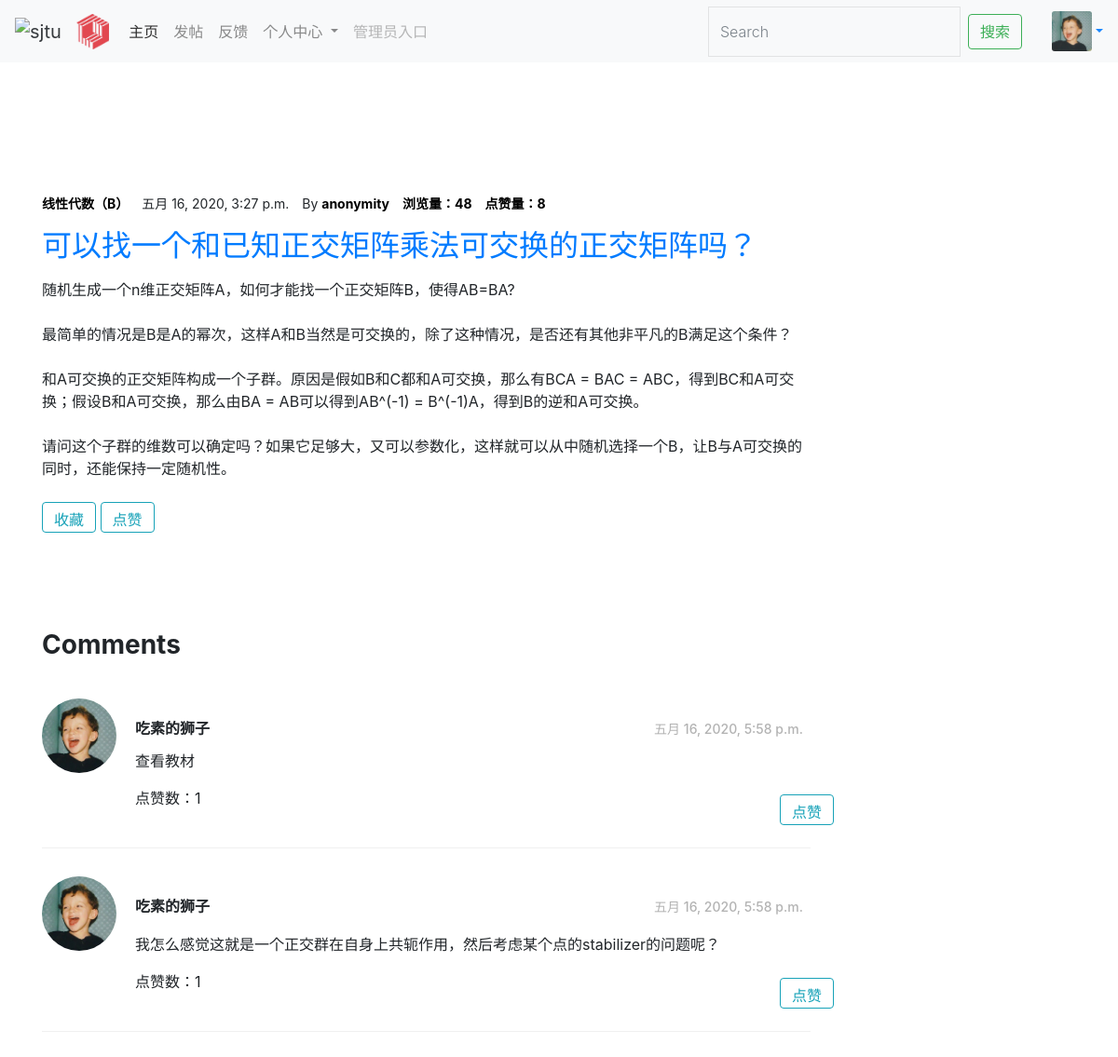
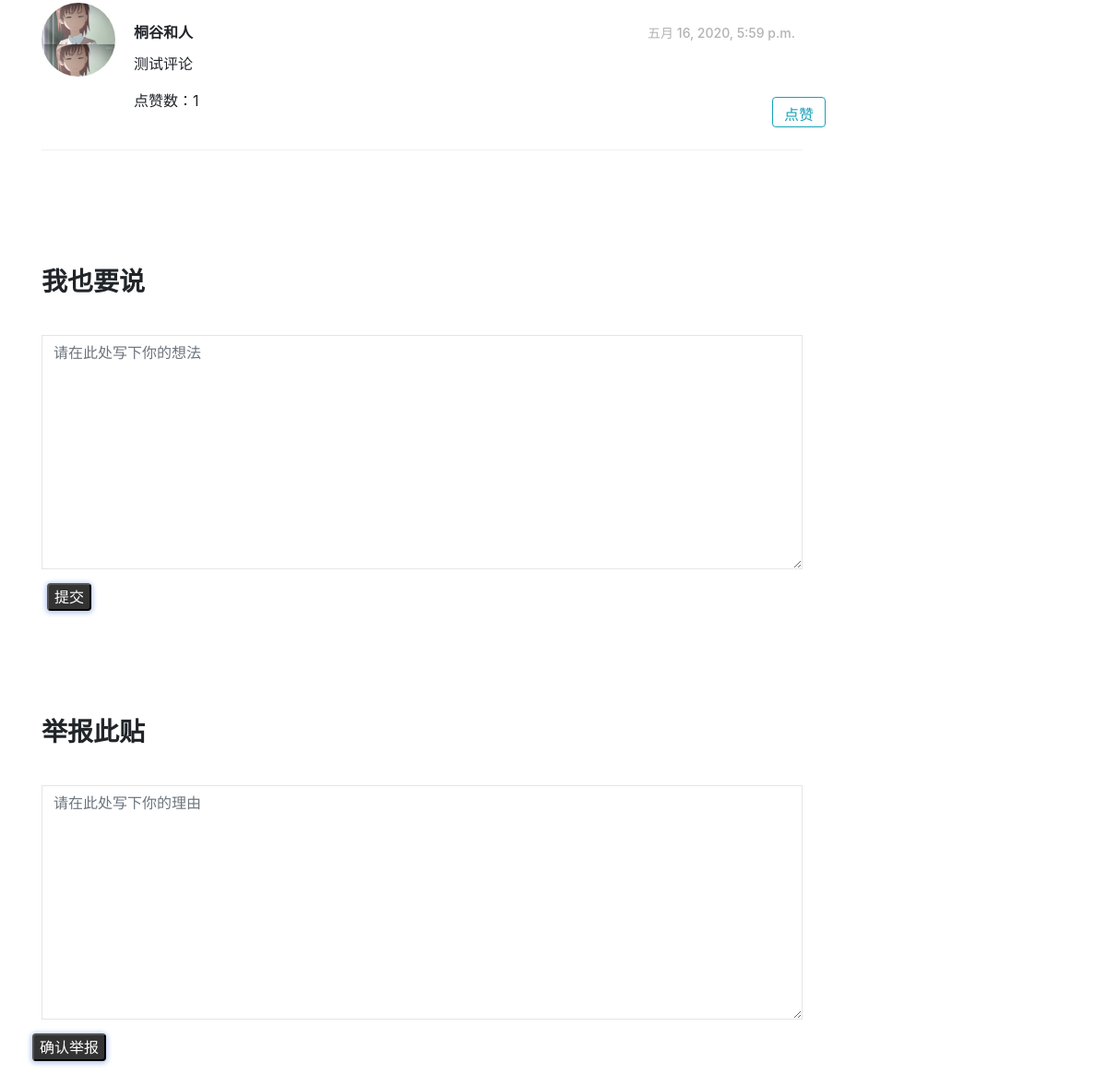
Page /qas_system/question/7/ (signed in) on the committed database (2 pictures, top to bottom).
### qas_system/models.py (models this page shows, shortened)
class User(models.Model):
    user_name = models.CharField(verbose_name='用户名', max_length=30, blank=False, unique=True)
    password = models.CharField(verbose_name='密码', max_length=30, blank=False)
    avatar = models.ImageField(upload_to='avatar/', verbose_name='头像', blank=True, null=True)
    email = models.CharField(max_length=20, default='', verbose_name='邮箱', blank=True, null=True)
    bio = models.TextField(max_length=500, default='', verbose_name='个人简介', blank=True, null=True)
    college = models.CharField(max_length=30, default='', verbose_name='学院', blank=True, null=True)
    major = models.CharField(max_length=20, default='', verbose_name='专业', blank=True, null=True)
    grade = models.CharField(max_length=20, default='', verbose_name='年级', blank=True, null=True)
    sex = models.CharField(max_length=2, default='', verbose_name='性别', blank=True, null=True)
    collect_question = models.ManyToManyField('Question')
    def __str__(self):
        return self.user_name

class Question(models.Model):
    question_title = models.CharField(verbose_name='标题', max_length=30, blank=False)
    question_text = RichTextField(verbose_name='具体描述')
    question_subject = models.ForeignKey('Subject', verbose_name='科目', on_delete=models.CASCADE)
    pub_date = models.DateTimeField(auto_now=True, verbose_name='提问日期')
    page_views = models.PositiveIntegerField(default=0, verbose_name='浏览量')
    questioner = models.ForeignKey('User', verbose_name='提问者', on_delete=models.CASCADE)
    good_num = models.IntegerField(default=0, verbose_name='点赞量')

class Subject(models.Model):
    name = models.CharField(max_length=30, unique=True, verbose_name='科目名称')
    def __str__(self):
        return self.name

class Comment(models.Model):
    question = models.ForeignKey('Question', verbose_name='问题', on_delete=models.CASCADE, related_name='comments')
    comment_text = RichTextField(verbose_name='评论内容')
    pub_date = models.DateTimeField(auto_now=True, verbose_name='评论时间')
    good_num = models.IntegerField(default=0, verbose_name='点赞量')
    comment_person = models.ForeignKey('User', verbose_name='评论者', on_delete=models.CASCADE, related_name='comments')
    class Meta:
        ordering = ('pub_date',)

### qas_system/views.py (the view)
# urls.py: path('question/<int:id>/', views.test_questionpage_ly, name='question_detail'),
def test_questionpage_ly(request, id):
    question = models.Question.objects.get(id=id)
    question.page_views += 1
    question.save(update_fields=['page_views'])
    comments = Comment.objects.filter(question=id)
    tipoffs = Tipoff.objects.filter(question=id)
    try:
        user = models.User.objects.get(id=request.session['user_id'])
    except KeyError:
        user = None
    context = {'question': question, 'comments': comments, 'tipoffs': tipoffs, 'user': user}
    return render(request, 'question_detail.html', context)

### templates/question_detail.html (shortened to what this page needs)
{% extends 'base.html' %}
{% load static %}
{% block link_before %}
    <link rel="stylesheet" href="{% static 'font-awesome-4.7.0/css/font-awesome.min.css' %}">
{% endblock %}
{% block link_after %}
    <link rel="stylesheet" href="{% static 'mycss/style.css' %}">
{% endblock %}
{% block content %}
<div id="colorlib-container">
			<div class="container">
				<div class="row">
					<div class="col-md-9 content">
						<div class="row row-pb-lg">
							<div class="col-md-12">
								<div class="blog">
									<div class="desc">
										<p class="meta">
											<span class="sub"><a href="#">{{ question.question_subject }}</a></span>
											<span class="date">{{ question.pub_date }}</span>
											<span class="questioner">By <a href="#">{{ question.questioner }}</a></span>
                                            <span class="questioner"><a href="#">浏览量：{{ question.page_views }}</a></span>
                                            <span class="question"><a href="#">点赞量：{{ question.good_num }}</a></span>
										</p>
										<h2><a href="#">{{ question.question_title }}</a></h2>
                                        <p>{{ question.question_text | safe }}</p>
                                    </div>
                                    <div align="left">
                                        <button style="height: 33px" class="btn btn-outline-info my-2 my-sm-2" type="submit" onclick="javascrtpt:window.location.href='{% url 'qas_system:question_fav' question.id %}' ">收藏</button>
                                        <button style="height: 33px" class="btn btn-outline-info my-2 my-sm-2" type="submit" onclick="javascrtpt:window.location.href='{% url 'qas_system:question_good' question.id %}' ">点赞</button>
                                        <a>&nbsp;</a>
                                    </div>
								</div>
							</div>
						</div>
                        <div class="row row-pb-lg">
							<div class="col-md-12">
								<h2 class="comment-heading">Comments</h2>
                             {% if not comments %}
                             <div style="text-align: center" class="text-black-50">
                                 暂无评论</div>
                            {% else %}
                                {% for commenti in comments %}
                                    <div class="review">
                                    {% if commenti.comment_person.avatar %}
                                        <div class="user-img" style="background-image: url('{{commenti.comment_person.avatar.url}}'); background-size: contain " > </div>
                                    {% else %}
                                        <img width="80" height="80" src="/media/avatar/default0.jpg" class="img-circle"/>
                                    {% endif %}
                                    <div class="desc py-3">
                                        <h4>
                                            <span class="text-left"><strong>{{commenti.comment_person}}</strong></span>
                                            <span class="text-right">{{ commenti.pub_date }}</span>
                                        </h4>
                                        <p>{{ commenti.comment_text | safe}}</p>
                                        <div class="row justify-content-between">
                                            <div class="col-4 ">点赞数：{{ commenti.good_num }}</div>
                                                <div class="col-1 icon-wrapper ">
                                                    <button style="height: 33px" class="btn btn-outline-info my-2 my-sm-2" type="submit" onclick="javascrtpt:window.location.href='{% url 'qas_system:comment_good' question.id commenti.id %}' ">点赞</button>
                                                </div>
                                        </div>
                                    </div>
                                    </div>
                                {% endfor %}
                            {% endif %}
                            </div>
							</div>
                        <div class="row">
							<div class="col-md-12">
                                <h2 class="comment-heading"><strong>我也要说</strong></h2>
								<form action="{% url 'qas_system:question_comment' question.id %}" method="post">
									<div class="row form-group">
										<div class="col-md-12">
											<textarea id="comment_text" name="comment_text" cols="30" rows="10" class="form-control" placeholder="请在此处写下你的想法"></textarea>
										</div>
									</div>
									<div class="form-group">
										<div class="btn-contain">
                                            <button type="submit" class="submit_btn">提交</button>
                                            <span class="btn-particles"></span>
                                        </div>
									</div>
								</form>
							</div>
						</div>
                        <div class="row">
							<div class="col-md-12">
                                <h2 class="comment-heading"><strong>举报此贴</strong></h2>
								<form action="{% url 'qas_system:question_tipoff' question.id %}" method="post">
									<div class="row form-group">
										<div class="col-md-12">
											<textarea id="reason" name="comment_text" cols="30" rows="10" class="form-control" placeholder="请在此处写下你的理由"></textarea>
										</div>
									</div>
									<div class="form-group">
										<div class="btn-contain">
                                            <button type="submit" class="submit_btn">确认举报</button>
                                            <span class="btn-particles"></span>
                                        </div>
									</div>
								</form>
							</div>
						</div>
                    </div>
                </div>
			</div>
</div>
{% endblock %}

### templates/base.html (shortened to what this page needs)
<!DOCTYPE html>
<html lang="en">
<head>
    {% load static %}
    {% block link_before %}{% endblock %}
    <link rel="stylesheet" href="{% static 'bootstrap-4.1.3-dist/css/bootstrap.min.css' %}">
    <link rel="stylesheet" href="{% static 'bootstrap-4.4.1/css/bootstrap.min.css' %}">
    <link rel="stylesheet" href="{% static 'mycss/header.css' %}">
    {% block link_after %}{% endblock %}
</head>
<body>
    {% include 'header.html' %}
    <div>&nbsp;</div>
    <div>&nbsp;</div>
    <div>&nbsp;</div>
    <div>&nbsp;</div>
    {% block content %}{% endblock %}
</body>
</html>

### templates/header.html (shortened to what this page needs)
<nav class="navbar navbar-expand-lg navbar-light bg-light header">
  <a class="navbar-brand" >
      <img src="http://vi.sjtu.edu.cn/uploads/files/caf2f5045c47308250fab3812dfe2003-6896b91594f238b24e67696224948251.png" alt="sjtu">
      <img alt="qas logo" style="width: 35px; height:38px">
      <a>&nbsp;&nbsp;&nbsp;</a>
  </a>
  <div class="collapse navbar-collapse" id="navbarSupportedContent">
    <ul class="navbar-nav mr-auto">
      <li class="nav-item active">
        <a class="nav-link" href="/qas_system/all_question">主页 <span class="sr-only">(current)</span></a>
      </li>
      <li class="nav-item">
        <a class="nav-link" href="/qas_system/createq">发帖</a>
      </li>
      <li class="nav-item">
        <a class="nav-link" href="">反馈</a>
      </li>
      <li class="nav-item dropdown">
        <a class="nav-link dropdown-toggle" href="#" id="navbarDropdown" role="button" data-toggle="dropdown" aria-haspopup="true" aria-expanded="false">
          个人中心
        </a>
      </li>
      <li class="nav-item">
        <a class="nav-link disabled" href="/admin" tabindex="-1" aria-disabled="true">管理员入口</a>
      </li>
    </ul>
    <form class="form-inline my-2 my-lg-0" action="/qas_system/search_keyword/" >
      <input class="form-control mr-sm-2" type="search" placeholder="Search" aria-label="Search">
      <button class="btn btn-outline-success my-2 my-sm-0" type="submit" onclick="javascrtpt:window.location.href='/qas_system/search_keyword' ">搜索</button>
    </form>
    <a>&nbsp;&nbsp;&nbsp;&nbsp;&nbsp;&nbsp;&nbsp;</a>
	    {% if user.avatar %}
            <img src="{{ user.avatar.url }}" class="card-img" style="width: 43px; height: 43px"/>
            <a>&nbsp;</a>
            <div class="dropdown" >
            <a class="dropdown-toggle" href="#" id="Dropdown2"  data-toggle="dropdown" aria-haspopup="true" aria-expanded="false"></a>
            </div>
        {% else %}
            <a href="/qas_system/login/">登录</a>
        {% endif %}
  </div>
</nav>

### static/mycss/header.css (style rules this page uses)
.navbar a img { width: 50px; height: 50px; }
.header { width:100%; height: 67px; position:fixed; top:0px; left:0px; z-index: 100; opacity: 90%; }

### static/mycss/style.css (style rules this page uses)
.row-pb-lg { padding-bottom: 6em !important; }
#colorlib-container { padding: 7em 0; clear: both; }
.blog .desc .meta { font-size: 14px; }
.blog .desc .meta span { padding-right: 10px; }
.blog .desc .meta span a { color: #000; font-weight: 700; }
.comment-heading { font-weight: 700; font-size: 28px; margin-bottom: 40px; }
.form-control { -webkit-box-shadow: none; -moz-box-shadow: none; -ms-box-shadow: none; -o-box-shadow: none; box-shadow: none; border: none; font-size: 16px !important; font-weight: 300; -webkit-border-radius: 0px; -moz-border-radius: 0px; -ms-border-radius: 0px; border-radius: 0px; }
.form-control { -webkit-box-shadow: none; box-shadow: none; background: transparent; border: 1px solid rgba(0, 0, 0, 0.1); height: 54px; font-size: 18px; font-weight: 300; }
.form-group { margin-bottom: 30px; }
.review { width: 100%; float: left; margin-bottom: 30px; border-bottom: 1px solid #f0f0f0; }
.review .user-img { width: 80px; height: 80px; -webkit-border-radius: 50%; -moz-border-radius: 50%; -ms-border-radius: 50%; border-radius: 50%; float: left; }
.review .desc { width: calc(100% - 100px); float: right; }
.review .desc h4 { width: 100%; margin-bottom: 10px; }
.review .desc h4 span { width: 49%; display: inline-block; }
.review .desc h4 span:first-child { font-size: 16px; }
.review .desc h4 span:last-child { font-size: 14px; color: #b3b3b3; }
.icon-wrapper, .icon-wrapper-2 { font-size: 25px; text-align: right; position: relative; cursor: pointer; display: inline-block; }
.btn-contain { width: 200px; height: 100px; position: relative; transform: translate(-35%,-50%); }
.submit_btn { position: absolute; top: 50%; left: 50%; transform: translate(-50%, -50%); border-radius: 4px; background: #333; text-align: center; z-index: 10; transition: 0.2s; cursor: pointer; color: #fff; box-shadow: 0px 1px 5px 2px #BFCEEF; }
.btn-particles { width: 100px; height: 100px; position: absolute; border-radius: 50%; color: #eee; font-family: monospace; z-index: 5; }

### rows in the picture
User: avatar (picture)
Question: question_subject "线性代数（B）", pub_date "五月 16, 2020, 3:27 p.m.", questioner "anonymity", page_views "48", good_num "8", question_title "可以找一个和已知正交矩阵乘法可交换的正交矩阵吗？", question_text "随机生成一个n维正交矩阵A，如何才能找一个正交矩阵B，使得AB=BA? 最简单的情况是B是A的幂次，这样A和B当然是可交换的，除了这种情况，是否还有其他非平凡的B满足这个条件？ 和A可交换的正交矩阵构成一个子群。原因是假如B和C都和A可交换，那么有BCA = BAC = ABC，得到BC和A可交换；假设B和A可交换，那么由BA = AB可以得到AB^(-1) = B^(-1)A，得到B的逆和A可交换。 请问这个子群的维数可以确定吗？如果它足够大，又可以参数化，这样就可以从中随机选择一个B，让B与A可交换的同时，还能保持一定随机性。"
Comment: comment_person.avatar (picture), comment_person "吃素的狮子", pub_date "五月 16, 2020, 5:58 p.m.", comment_text "查看教材", good_num "1"
Comment: comment_person.avatar (picture), comment_person "吃素的狮子", pub_date "五月 16, 2020, 5:58 p.m.", comment_text "我怎么感觉这就是一个正交群在自身上共轭作用，然后考虑某个点的stabilizer的问题呢？", good_num "1"
Comment: comment_person.avatar (picture), comment_person "桐谷和人", pub_date "五月 16, 2020, 5:59 p.m.", comment_text "测试评论", good_num "1"
